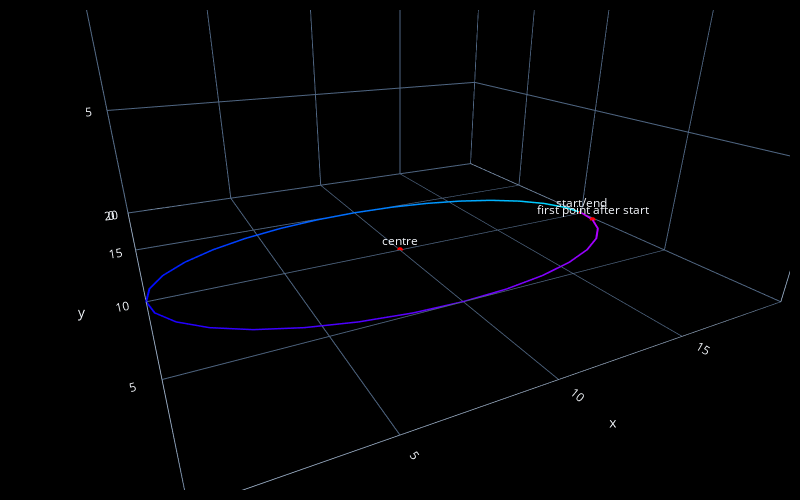

Here is the notebook cell this chart was saved with:
### Markdown cell above
#### ellipse

### Code cell
centre_point = fc.Point(x=10, y=10, z=0)
a = 10
b = 5
start_angle = 0
segments = 32
clockwise = True
steps = fc.ellipseXY(centre_point, a, b, start_angle, segments, clockwise)
steps.append(fc.PlotAnnotation(point=steps[-1], label="start/end"))
steps.append(fc.PlotAnnotation(point=steps[1], label="first point after start"))
steps.append(fc.PlotAnnotation(point=centre_point, label="centre"))
fc.transform(steps, 'plot', fc.PlotControls(color_type='print_sequence', style='line'))

### Figure 1 — Plotly figure (JSON) as saved in the notebook; plotly's stock layout.template omitted (floating-point values rounded to 4 significant figures)
{"data": [{"line": {"color": ["rgb(204.00, 0.00, 255.00)", "rgb(191.76, 0.00, 255.00)", "rgb(179.26, 0.00, 255.00)", "rgb(167.03, 0.00, 255.00)", "rgb(154.53, 0.00, 255.00)", "rgb(142.29, 0.00, 255.00)", "rgb(129.80, 0.00, 255.00)", "rgb(117.56, 0.00, 255.00)", "rgb(105.06, 0.00, 255.00)", "rgb(92.82, 0.00, 255.00)", "rgb(80.33, 0.00, 255.00)", "rgb(68.09, 0.00, 255.00)", "rgb(55.59, 0.00, 255.00)", "rgb(43.35, 0.00, 255.00)", "rgb(30.86, 0.00, 255.00)", "rgb(18.61, 0.00, 255.00)", "rgb(6.12, 0.00, 255.00)", "rgb(0.00, 7.65, 255.00)", "rgb(0.00, 23.20, 255.00)", "rgb(0.00, 38.76, 255.00)", "rgb(0.00, 54.06, 255.00)", "rgb(0.00, 69.62, 255.00)", "rgb(0.00, 84.92, 255.00)", "rgb(0.00, 100.47, 255.00)", "rgb(0.00, 116.03, 255.00)", "rgb(0.00, 131.33, 255.00)", "rgb(0.00, 146.88, 255.00)", "rgb(0.00, 162.18, 255.00)", "rgb(0.00, 177.73, 255.00)", "rgb(0.00, 193.29, 255.00)", "rgb(0.00, 208.59, 255.00)", "rgb(0.00, 224.15, 255.00)", "rgb(0.00, 239.44, 255.00)"], "width": 4}, "mode": "lines", "showlegend": false, "type": "scatter3d", "x": [20, 19.81, 19.24, 18.32, 17.07, 15.56, 13.83, 11.95, 10, 8.049, 6.173, 4.444, 2.929, 1.685, 0.761, 0.192, 0, 0.192, 0.761, 1.685, 2.929, 4.444, 6.173, 8.049, 10, 11.95, 13.83, 15.56, 17.07, 18.32, 19.24, 19.81, 20], "y": [10, 9.025, 8.087, 7.222, 6.464, 5.843, 5.381, 5.096, 5, 5.096, 5.381, 5.843, 6.464, 7.222, 8.087, 9.025, 10, 10.97, 11.91, 12.78, 13.54, 14.16, 14.62, 14.9, 15, 14.9, 14.62, 14.16, 13.54, 12.78, 11.91, 10.97, 10], "z": [0, 0, 0, 0, 0, 0, 0, 0, 0, 0, 0, 0, 0, 0, 0, 0, 0, 0, 0, 0, 0, 0, 0, 0, 0, 0, 0, 0, 0, 0, 0, 0, 0]}, {"marker": {"color": "red", "size": 2}, "mode": "markers", "showlegend": false, "type": "scatter3d", "x": [20, 19.81, 10], "y": [10.0, 9.025, 10], "z": [0, 0, 0]}], "layout": {"height": 500, "margin": {"b": 10, "l": 10, "pad": 4, "r": 10, "t": 10}, "paper_bgcolor": "black", "scene": {"annotations": [{"showarrow": false, "text": "start/end", "x": 20, "y": 10.0, "yshift": 10, "z": 0}, {"showarrow": false, "text": "first point after start", "x": 19.81, "y": 9.025, "yshift": 10, "z": 0}, {"showarrow": false, "text": "centre", "x": 10, "y": 10, "yshift": 10, "z": 0}], "aspectmode": "cube", "camera": {"center": {"x": 0, "y": 0, "z": -0.5}, "eye": {"x": -0.5, "y": -1, "z": 0}}, "xaxis": {"backgroundcolor": "black", "nticks": 10, "range": [-0.001, 20.0]}, "yaxis": {"backgroundcolor": "black", "nticks": 10, "range": [-0.001, 20.0]}, "zaxis": {"backgroundcolor": "black", "nticks": 10, "range": [0, 20.0]}}, "width": 800}}
